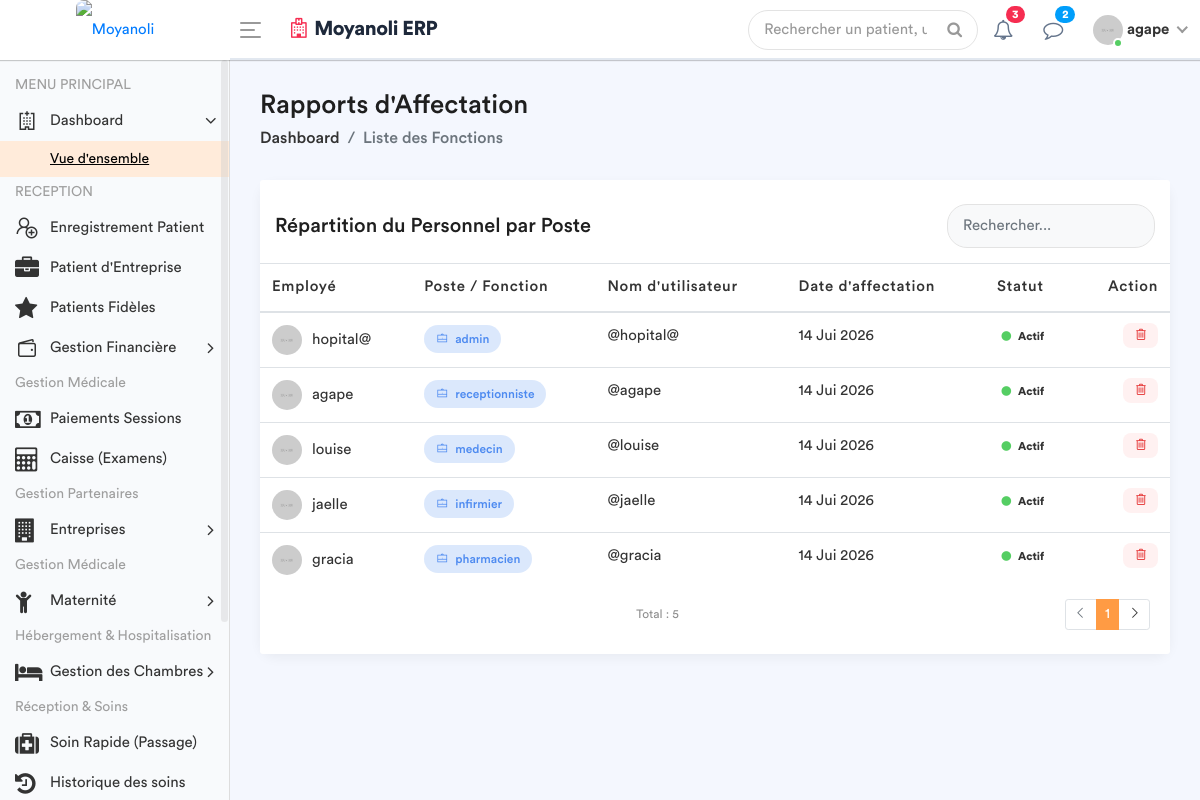
The app's page /employe-poste/ (signed in) with its own data.
### apps/models.py (models this page shows, shortened)
class Fonction(models.Model):
    fonctionKey = models.ForeignKey(Role, on_delete=models.SET_NULL, null=True)
    userKey = models.ForeignKey(User, on_delete=models.SET_NULL, null=True, related_name='user_fonction')
    autorisation = models.CharField(max_length=30, default='oui')

class Role(models.Model):
    roleName = models.CharField(max_length=30)

### apps/views.py (the view)
# urls.py: path('employe-poste/', views.liste_employe_poste, name='liste_employe_poste'),
@login_required
def liste_employe_poste(request):
    role_user = Fonction.objects.filter(userKey=request.user).first()
    fonctionKey = role_user.fonctionKey.roleName if role_user else None
    liste_postes = Fonction.objects.all().select_related('userKey', 'fonctionKey')
    context = {
        'liste_postes': liste_postes,
        'fonctionKey': fonctionKey,
    }
    return render(request, 'back-end/liste_fonctions.html', context)

### apps/templates/back-end/liste_fonctions.html (shortened to what this page needs)
<!DOCTYPE html>
{% load static %}
<html lang="fr">
    <head>
        {% include 'back-end/includes/css.html'%}
    </head>
    <body>
        <div class="main-wrapper">
            {% include 'back-end/includes/header.html'%}
            {% include 'back-end/includes/sidebar.html'%}
            <div class="page-wrapper">
                <div class="content container-fluid">
                    <div class="page-header">
                        <div class="row align-items-center">
                            <div class="col">
                                <h3 class="page-title">Rapports d'Affectation</h3>
                                <ul class="breadcrumb">
                                    <li class="breadcrumb-item"><a href="{% url 'dashboard' %}">Dashboard</a></li>
                                    <li class="breadcrumb-item active">Liste des Fonctions</li>
                                </ul>
                            </div>
                        </div>
                    </div>
                    <div class="row">
                        <div class="col-md-12">
                            <div class="card card-table">
                                <div class="card-header bg-white border-0 pt-4">
                                    <div class="row align-items-center">
                                        <div class="col">
                                            <h4 class="card-title mb-0">Répartition du Personnel par Poste</h4>
                                        </div>
                                        <div class="col-auto">
                                            <div class="search-box-container">
                                                <input type="text" id="searchInput" class="form-control" placeholder="Rechercher...">
                                            </div>
                                        </div>
                                    </div>
                                </div>
                                <div class="card-body">
                                    <div class="table-responsive">
                                        <table class="table table-hover table-center mb-0">
                                            <thead>
                                                <tr>
                                                    <th>Employé</th>
                                                    <th>Poste / Fonction</th>
                                                    <th>Nom d'utilisateur</th>
                                                    <th>Date d'affectation</th>
                                                    <th>Statut</th>
                                                    <th class="text-right">Action</th>
                                                </tr>
                                            </thead>
                                            <tbody id="tableBody">
                                                {% for poste in liste_postes %}
                                                <tr>
                                                    <td>
                                                        <h2 class="table-avatar">
                                                            <img src="/static/back-end/assets/img/profiles/avatar-01.jpg" alt="">
                                                            {{ poste.userKey.get_full_name|default:poste.userKey.username }}
                                                        </h2>
                                                    </td>
                                                    <td>
                                                        <span class="badge bg-inverse-primary badge-role">
                                                            <i class="la la-briefcase mr-1"></i> {{ poste.fonctionKey.roleName }}
                                                        </span>
                                                    </td>
                                                    <td>@{{ poste.userKey.username }}</td>
                                                    <td>{{ poste.userKey.date_joined|date:"d M Y" }}</td>
                                                    <td>
                                                        {% if poste.userKey.is_active %}
                                                            <span class="badge badge-success-border"><i class="fa fa-circle text-success mr-1"></i> Actif</span>
                                                        {% else %}
                                                            <span class="badge badge-danger-border"><i class="fa fa-circle text-danger mr-1"></i> Inactif</span>
                                                        {% endif %}
                                                    </td>
                                                    <td class="text-right">
                                                        <a href="{% url 'supprimer_poste' poste.id %}"
                                                           class="btn-delete"
                                                           onclick="return confirm('Êtes-vous sûr de vouloir supprimer cette affectation ?');"
                                                           title="Supprimer l'affectation">
                                                            <i class="la la-trash-alt"></i>
                                                        </a>
                                                    </td>
                                                </tr>
                                                {% empty %}
                                                <tr>
                                                    <td colspan="6" class="text-center text-muted py-4">
                                                        Aucune affectation enregistrée.
                                                    </td>
                                                </tr>
                                                {% endfor %}
                                            </tbody>
                                        </table>
                                    </div>
                                </div>
                                <div class="card-footer bg-white border-0 pb-4">
                                    <div class="row align-items-center">
                                        <div class="col">
                                            <small class="text-muted">Total : {{ liste_postes|length }}</small>
                                        </div>
                                        <div class="col-auto">
                                            <ul class="pagination pagination-sm mb-0">
                                                <li class="page-item disabled"><a class="page-link" href="#"><i class="la la-angle-left"></i></a></li>
                                                <li class="page-item active"><a class="page-link" href="#">1</a></li>
                                                <li class="page-item"><a class="page-link" href="#"><i class="la la-angle-right"></i></a></li>
                                            </ul>
                                        </div>
                                    </div>
                                </div>
                            </div>
                        </div>
                    </div>
                </div>
            </div>
        </div>
    </body>
</html>

### apps/templates/back-end/includes/header.html (shortened to what this page needs)
{% load static %}
<div class="header" style="background: #ffffff; border-bottom: 2px solid #e2e8f0;">
    <div class="header-left" style="background: #ffffff;">
        <a href="{% url 'home' %}" class="logo">
            <img src="{% static 'front-end/assets/dr/logo.jpeg' %}" width="45" height="45" alt="Moyanoli" style="border-radius: 8px;">
        </a>
    </div>
    <a id="toggle_btn" href="javascript:void(0);" style="color: #007bff;">
        <span class="bar-icon">
            <span></span>
            <span></span>
            <span></span>
        </span>
    </a>
    <div class="page-title-box">
        <h3 style="color: #1e293b; font-weight: 700; letter-spacing: -0.5px;">
            <i class="fa fa-hospital-o text-danger mr-2"></i>Moyanoli ERP
        </h3>
    </div>
    <ul class="nav user-menu">
        <li class="nav-item">
            <div class="top-nav-search">
                <form action="#">
                    <input class="form-control" type="text" placeholder="Rechercher un patient, un dossier...">
                    <button class="btn" type="submit"><i class="fa fa-search"></i></button>
                </form>
            </div>
        </li>
        <li class="nav-item dropdown">
            <a href="#" class="dropdown-toggle nav-link" data-toggle="dropdown">
                <i class="fa fa-bell-o" style="color: #64748b;"></i> <span class="badge badge-pill bg-danger">3</span>
            </a>
        </li>
        <li class="nav-item dropdown">
            <a href="#" class="dropdown-toggle nav-link" data-toggle="dropdown">
                <i class="fa fa-comment-o" style="color: #64748b;"></i> <span class="badge badge-pill bg-info">2</span>
            </a>
        </li>
        <li class="nav-item dropdown has-arrow main-drop">
            <a href="#" class="dropdown-toggle nav-link" data-toggle="dropdown">
                <span class="user-img">
                    <img src="{% static 'back-end/assets/img/profiles/avatar-21.jpg' %}" alt="">
                    <span class="status online"></span>
                </span>
                <span style="font-weight: 600;">{{ user.username }}</span>
            </a>
        </li>
    </ul>
</div>

### apps/templates/back-end/liste_fonctions.html (style rules this page uses)
.page-wrapper { background-color: #f4f7fe; }
.card-table { border: none; border-radius: 15px; box-shadow: 0 4px 12px rgba(0,0,0,0.05); }
.badge-role { padding: 8px 12px; border-radius: 20px; font-weight: 500; font-size: 12px; }
.table-avatar img { width: 30px; height: 30px; border-radius: 50%; margin-right: 10px; }
.search-box-container { max-width: 300px; }
.search-box-container .form-control { border-radius: 20px; padding-left: 15px; background-color: #f8f9fa; border: 1px solid #e3e3e3; }
.btn-delete { color: #e63c3c; background: #fff1f1; border: none; padding: 5px 10px; border-radius: 8px; transition: all 0.3s; }

### records on screen
Fonction: userKey.get_full_name "hopital@", fonctionKey.roleName "admin", userKey.username "hopital@", userKey.date_joined "14 Jui 2026", shows "Actif"
Fonction: userKey.get_full_name "agape", fonctionKey.roleName "receptionniste", userKey.username "agape", userKey.date_joined "14 Jui 2026", shows "Actif"
Fonction: userKey.get_full_name "louise", fonctionKey.roleName "medecin", userKey.username "louise", userKey.date_joined "14 Jui 2026", shows "Actif"
Fonction: userKey.get_full_name "jaelle", fonctionKey.roleName "infirmier", userKey.username "jaelle", userKey.date_joined "14 Jui 2026", shows "Actif"
Fonction: userKey.get_full_name "gracia", fonctionKey.roleName "pharmacien", userKey.username "gracia", userKey.date_joined "14 Jui 2026", shows "Actif"

### other values on screen
{{ user.username }} "agape"
{{ liste_postes|length }} "5"
